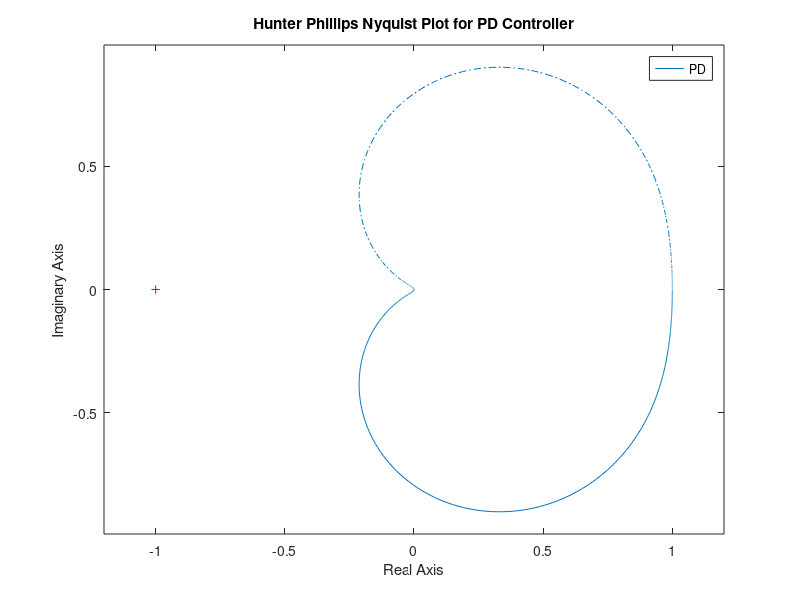
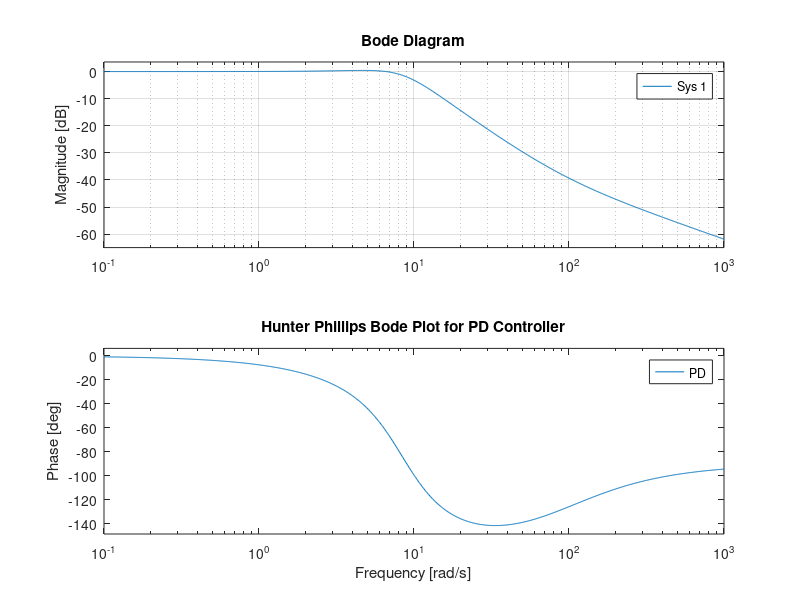
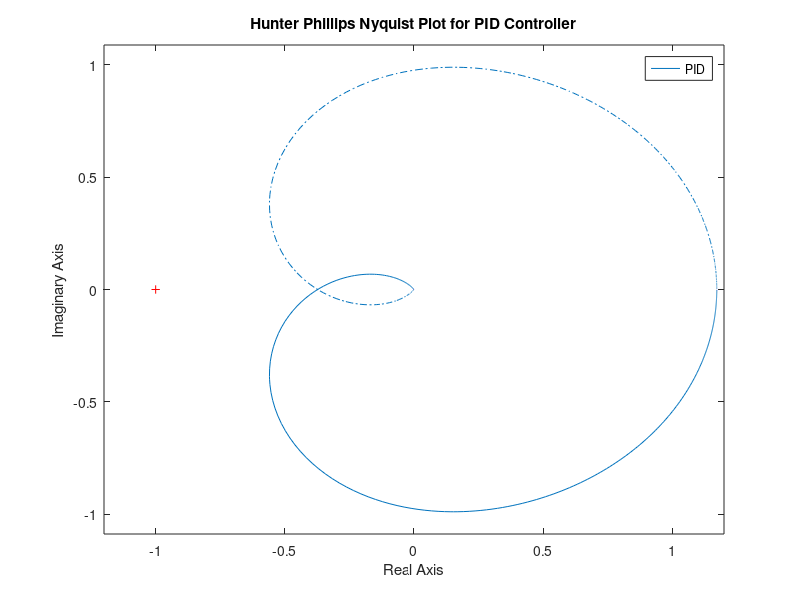
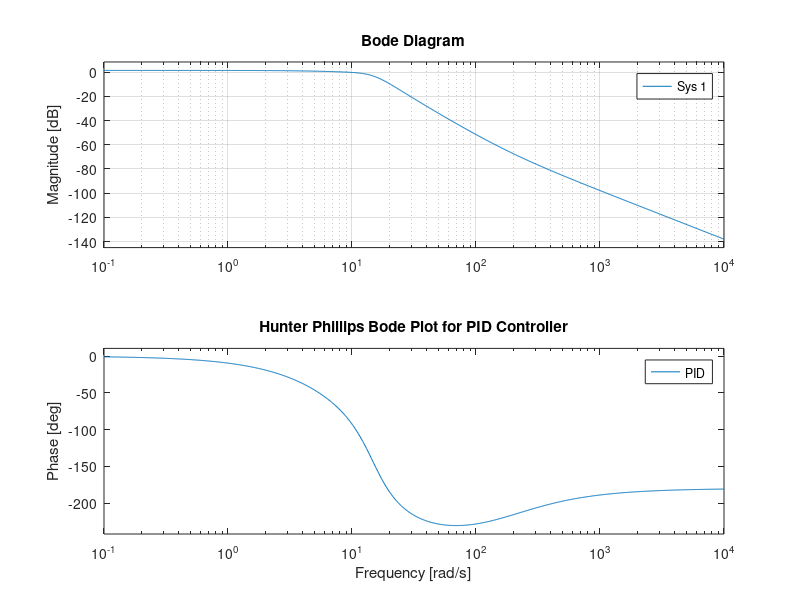

These charts were generated, in order, by the following MATLAB code:
% Stability Analysis
% EE386 - Design Project
% Hunter Phillips

% PD Controller Nyquist Plot
f1 = figure;
k1_PD = 59.6063;
k2_PD = 0.67;
PI_num = [0.06*k2_PD 0.06*k1_PD];
PI_den= [0.05 (0.46+0.06*k2_PD) 0.06*k1_PD];
nyquist (tf(PI_num,PI_den))
title('Hunter Phillips Nyquist Plot for PD Controller')
xlim([-1.2 1.2])
grid
legend('PD')

% PD Controller Bode Plot
f2 = figure;
bode (tf(PI_num,PI_den)) % using previous vars
title('Hunter Phillips Bode Plot for PD Controller')
grid
h1 = findobj(f2,'type','Axes');
legend(h1(1),'PD');
legend(h1(2),'PD');

% PID Controller Nyquist Plot
f3 = figure;
k1_PID = 279.9;
k2_PID = 10.56;
k3_PID = 1627.6;
PID_num = [0.06*k2_PID 0.06*k1_PID + 0.06*k3_PID];
PID_den = [0.05 (0.46+0.06*k2_PID) 0.06*k1_PID 0.06*k3_PID];
nyquist (tf(PID_num,PID_den))
title('Hunter Phillips Nyquist Plot for PID Controller')
xlim([-1.2 1.2])
grid
legend('PID')

% PID Controller Bode Plot
f4 = figure;
bode (tf(PID_num,PID_den)) % using previous vars
title('Hunter Phillips Bode Plot for PID Controller')
grid
h2 = findobj(f4,'type','Axes');
legend(h2(1),'PID');
legend(h2(2),'PID');

print(f1,'../results/pd_nyquist', '-dpng', '-r1200')
print(f2,'../results/pd_bode', '-dpng', '-r1200')
print(f3,'../results/pid_nyquist', '-dpng', '-r1200')
print(f4,'../results/pid_bode', '-dpng', '-r1200')

